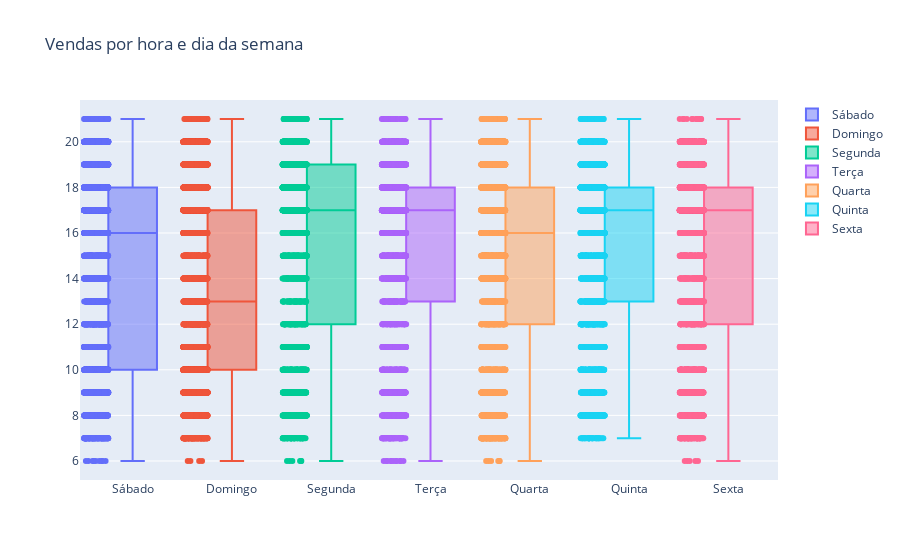

Notebook source saved alongside this figure:
### Code cell
py.iplot(fig, filename='Vendas_hora_por_dia_Boxplot_GO.html')

### Figure 1 — Plotly figure (JSON) as saved in the notebook; plotly's stock layout.template omitted (floating-point values rounded to 4 significant figures; data arrays with more than 128 entries replaced by an {"elided": "..."} marker saying what was removed)
{"data": [{"boxpoints": "all", "jitter": 0.5, "name": "Sábado", "type": "box", "y": {"elided": "4594 int values"}}, {"boxpoints": "all", "jitter": 0.5, "name": "Domingo", "type": "box", "y": {"elided": "5035 int values"}}, {"boxpoints": "all", "jitter": 0.5, "name": "Segunda", "type": "box", "y": {"elided": "2489 int values"}}, {"boxpoints": "all", "jitter": 0.5, "name": "Terça", "type": "box", "y": {"elided": "2523 int values"}}, {"boxpoints": "all", "jitter": 0.5, "name": "Quarta", "type": "box", "y": {"elided": "2856 int values"}}, {"boxpoints": "all", "jitter": 0.5, "name": "Quinta", "type": "box", "y": {"elided": "2714 int values"}}, {"boxpoints": "all", "jitter": 0.5, "name": "Sexta", "type": "box", "y": {"elided": "2988 int values"}}], "layout": {"title": {"text": "Vendas por hora e dia da semana"}}}
